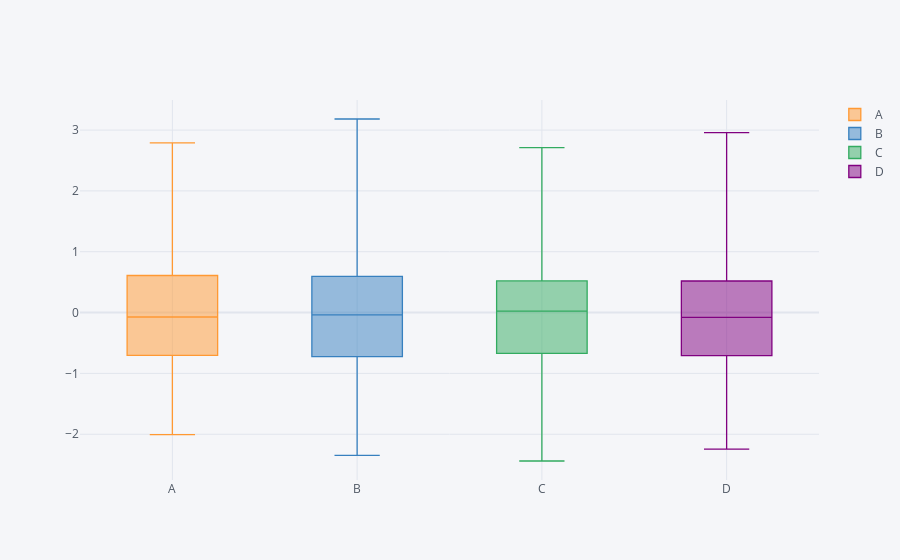

Notebook code for this chart:
### Markdown cell above
### Box Plots

### Code cell
df.iplot(kind='box')
